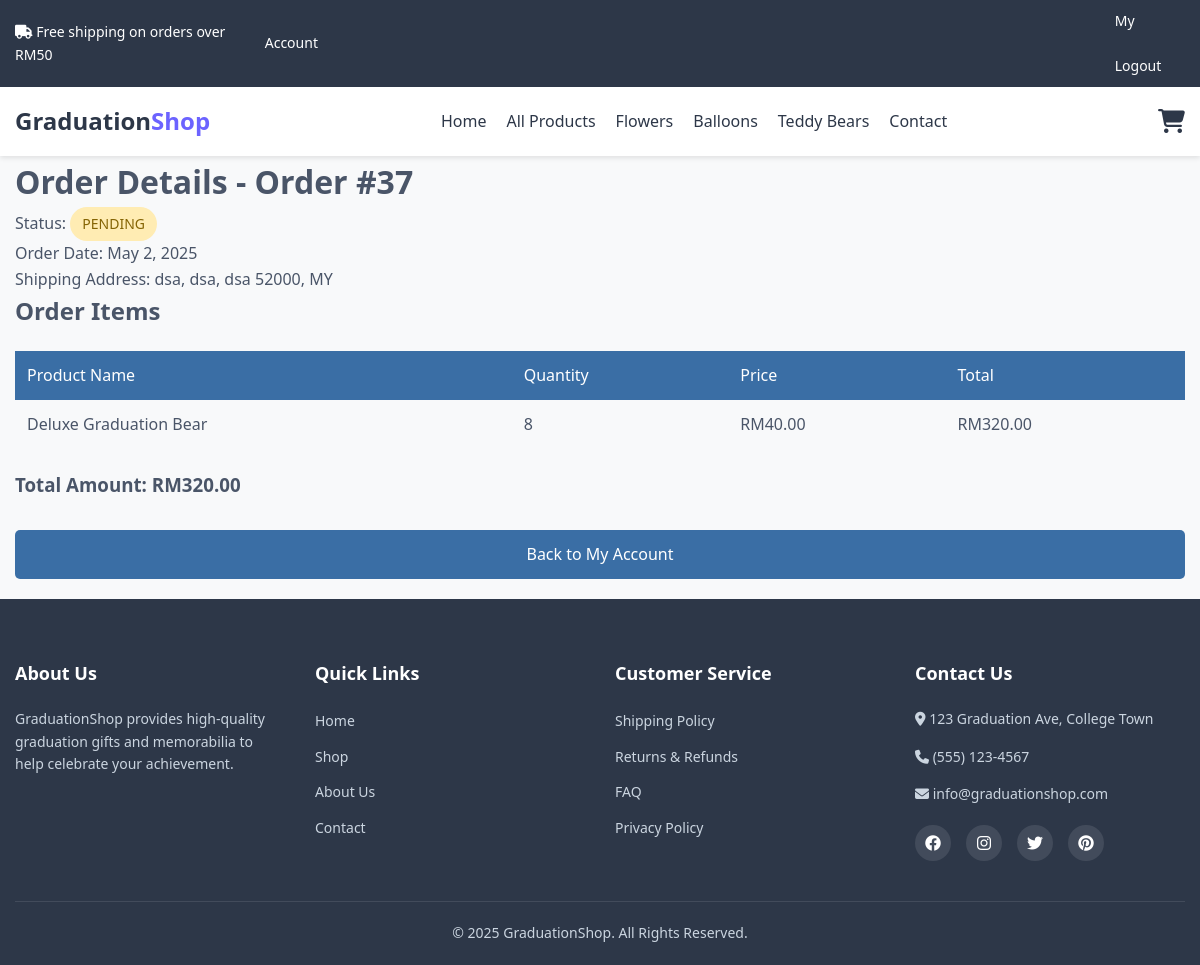
Page /Flower2/order_details.php?id=37 (signed in) on the committed database.
### tables this page shows
CREATE TABLE `order` (
  `order_id` int(11) NOT NULL,
  `user_id` int(11) DEFAULT NULL,
  `amount` decimal(10,2) NOT NULL,
  `shipping_address` text DEFAULT NULL,
  `order_status` enum('pending','processing','shipped','delivered','cancelled') NOT NULL DEFAULT 'pending',
  `updated_at` timestamp NOT NULL DEFAULT current_timestamp() ON UPDATE current_timestamp()
);

CREATE TABLE `order_item` (
  `order_item_id` int(11) NOT NULL,
  `order_id` int(11) DEFAULT NULL,
  `product_id` int(11) DEFAULT NULL,
  `quantity` int(11) NOT NULL,
  `price` decimal(10,2) NOT NULL
);

CREATE TABLE `product` (
  `productid` int(11) NOT NULL,
  `productname` varchar(200) NOT NULL,
  `description` text DEFAULT NULL,
  `price` decimal(10,2) NOT NULL,
  `imagepath` varchar(100) NOT NULL,
  `category` varchar(50) NOT NULL,
  `stock_quantity` int(11) NOT NULL DEFAULT 100
);

### Flower2/order_details.php (the view, shortened to what this page needs)
<?php
include("includes/header.php");
$order_id = $_GET['id'];
$user_check_sql = "SELECT * FROM users WHERE first_name = ?";
$user_stmt = $conn->prepare($user_check_sql);
$user_stmt->bind_param("s", $_SESSION['first_name']);
$user_stmt->execute();
$user_result = $user_stmt->get_result();
if($user_result->num_rows > 0) {
    $user_data = $user_result->fetch_assoc();
    $user_id = $user_data['id'];
}
$order_sql = "SELECT * FROM `order` WHERE order_id = ? AND user_id = ?";
$stmt = $conn->prepare($order_sql);
$stmt->bind_param("ii", $order_id, $user_id);
$stmt->execute();
$order_result = $stmt->get_result();
if($order_result->num_rows > 0) {
    $order_data = $order_result->fetch_assoc();
    $items_sql = "SELECT oi.*, p.productname FROM order_item oi JOIN product p ON oi.product_id = p.productid WHERE oi.order_id = ?";
    $items_stmt = $conn->prepare($items_sql);
    $items_stmt->bind_param("i", $order_id);
    $items_stmt->execute();
    $items_result = $items_stmt->get_result();
    $order_items = [];
    while ($item = $items_result->fetch_assoc()) {
        $order_items[] = $item;
    }
} else {
    die("Order not found for this user.");
}
?>
<body>
    <div class="container">
        <h1>Order Details - Order #<?php echo $order_data['order_id']; ?></h1>
        <?php
        $status_class = 'status-' . strtolower($order_data['order_status']);
        ?>
        <p>Status: <span class="order-status <?php echo $status_class; ?>"><?php echo ucfirst($order_data['order_status']); ?></span></p>
        <p>Order Date: <?php echo date("F j, Y", strtotime($order_data['updated_at'])); ?></p>
        <p>Shipping Address: <?php echo htmlspecialchars($order_data['shipping_address']); ?></p>
        <h2>Order Items</h2>
        <table class="order-table">
            <thead>
                <tr>
                    <th>Product Name</th>
                    <th>Quantity</th>
                    <th>Price</th>
                    <th>Total</th>
                </tr>
            </thead>
            <tbody>
                <?php foreach ($order_items as $item): ?>
                <tr>
                    <td><?php echo htmlspecialchars($item['productname']); ?></td>
                    <td><?php echo $item['quantity']; ?></td>
                    <td>RM<?php echo number_format($item['price'], 2); ?></td>
                    <td>RM<?php echo number_format($item['price'] * $item['quantity'], 2); ?></td>
                </tr>
                <?php endforeach; ?>
            </tbody>
        </table>
        <h3>Total Amount: RM<?php echo number_format($order_data['amount'], 2); ?></h3>
        <div class="footer">
            <a href="myAccount.php" class="btn">Back to My Account</a>
        </div>
    </div>
<?php
include("includes/footer.php");
?>

### Flower2/css/styles.css (style rules this page uses)
:root { --primary-color: #6C63FF; --secondary-color: #FF6584; --dark-color: #2D3748; --light-color: #F7FAFC; --success-color: #48BB78; --error-color: #F56565; --text-color: #4A5568; --border-color: #E2E8F0; --grad-gold: #D4AF37; --grad-silver: #C0C0C0; }
* { margin: 0; padding: 0; box-sizing: border-box; }
body { font-family: 'Segoe UI', Tahoma, Geneva, Verdana, sans-serif; line-height: 1.6; color: var(--text-color); background-color: #F8F9FA; }
.container { width: 100%; max-width: 1200px; margin: 0 auto; padding: 0 15px; }
a { text-decoration: none; color: var(--primary-color); transition: color 0.3s; }
.btn { padding: 10px 20px; background-color: #4933d6; color: white; border: none; border-radius: 8px; cursor: pointer; width: 100%; }

### Flower2/order_details.php (style rules this page uses)
.order-table { width: 100%; border-collapse: collapse; margin: 20px 0; }
.order-table th { background-color: #3a6ea5; color: white; text-align: left; padding: 12px; font-weight: 500; }
.order-table td { padding: 12px; border-bottom: 1px solid #ddd; }
.order-table tr:last-child td { border-bottom: none; }
.footer { margin-top: 30px; text-align: center; margin-bottom: 20px; }
.btn { display: inline-block; background-color: #3a6ea5; color: white; padding: 12px 25px; text-decoration: none; border-radius: 5px; transition: all 0.3s ease; font-weight: 500; border: none; cursor: pointer; }
.order-status { display: inline-block; padding: 6px 12px; border-radius: 20px; font-size: 14px; font-weight: 500; text-transform: uppercase; }
.status-pending { background-color: #ffecb3; color: #856404; }

### rows in the picture
order: order_id "37", order_status "PENDING", updated_at "May 2, 2025", shipping_address "dsa, dsa, dsa 52000, MY", amount "320.00"
order_item: product.productname "Deluxe Graduation Bear", quantity "8", price "40.00", $item['price'] * $item['quantity'] "320.00"
